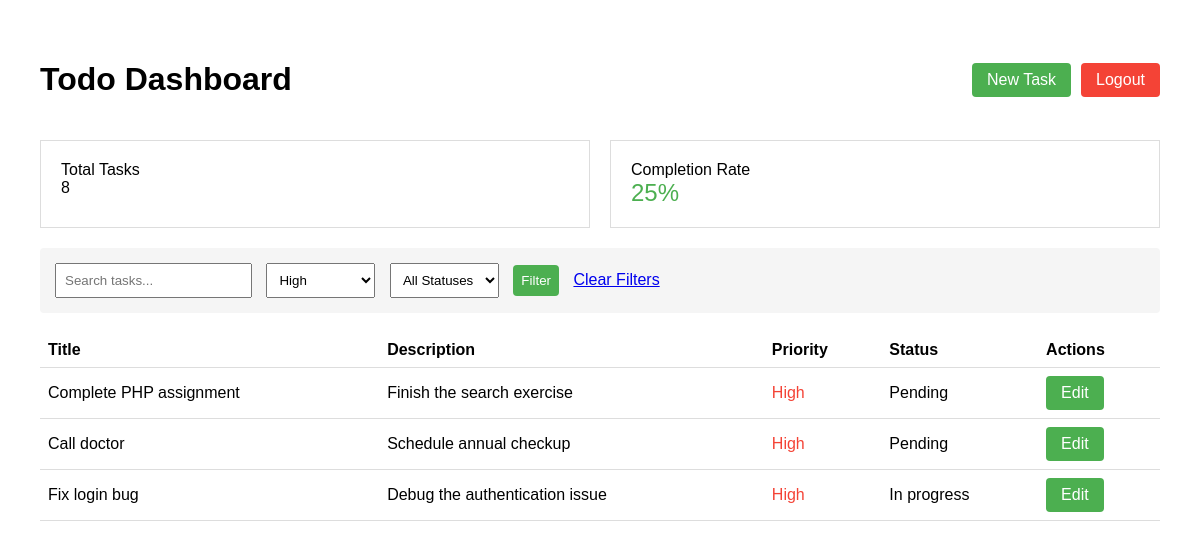
The app's page /final-todo-app/dashboard.php?priority=high (signed in) with its own data.
### tables this page shows
CREATE TABLE tasks (
    id INT AUTO_INCREMENT PRIMARY KEY,
    user_id INT NOT NULL,
    title VARCHAR(100) NOT NULL,
    description TEXT,
    priority ENUM('low', 'medium', 'high') DEFAULT 'medium',
    status ENUM('pending', 'in_progress', 'completed') DEFAULT 'pending',
    completed_at TIMESTAMP NULL,
    created_at TIMESTAMP DEFAULT CURRENT_TIMESTAMP,
    FOREIGN KEY (user_id) REFERENCES users(id)
);

### final-todo-app/dashboard.php (the view, shortened to what this page needs)
<?php
require_once "../config.php";
$search = isset($_GET['search']) ? trim($_GET['search']) : '';
$priority = isset($_GET['priority']) ? $_GET['priority'] : '';
$status = isset($_GET['status']) ? $_GET['status'] : '';
$totalQuery = "SELECT COUNT(*) as total FROM tasks WHERE user_id = ?";
$statement = $connection->prepare($totalQuery);
$statement->execute([$_SESSION['id']]);
$totalResult = $statement->fetch(PDO::FETCH_ASSOC);
$totalTasks = $totalResult['total'];
$completedQuery = "SELECT COUNT(*) as completed FROM tasks WHERE user_id = ? AND status = 'completed'";
$statement = $connection->prepare($completedQuery);
$statement->execute([$_SESSION['id']]);
$completedResult = $statement->fetch(PDO::FETCH_ASSOC);
$completionRate = $totalTasks > 0 ? round(($completedResult['completed'] / $totalTasks) * 100) : 0;
$sql = "SELECT * FROM tasks WHERE user_id = ?";
$params = [$_SESSION['id']];
if ($priority) {
    $sql .= " AND priority = ?";
    $params[] = $priority;
}
$sql .= " ORDER BY created_at DESC";
$statement = $connection->prepare($sql);
$statement->execute($params);
$tasks = $statement->fetchAll(PDO::FETCH_ASSOC);
?>
<!DOCTYPE html>
<html lang="en">
<head>
</head>
<body>
    <div class="header">
        <h1>Todo Dashboard</h1>
        <div class="actions">
            <a href="task_form.php" class="btn btn-primary">New Task</a>
            <a href="logout.php" class="btn btn-logout">Logout</a>
        </div>
    </div>
    <div class="grid-container">
        <div class="report-card">
            <div class="report-title">Total Tasks</div>
            <div><?php echo $totalTasks; ?></div>
        </div>
        <div class="report-card">
            <div class="report-title">Completion Rate</div>
            <div class="completion-rate"><?php echo $completionRate; ?>%</div>
        </div>
    </div>
    <section class="filters">
        <form method="get">
            <input type="text" name="search" placeholder="Search tasks..."
                   value="<?php echo htmlspecialchars($search); ?>">
            <select name="priority">
                <option value="high" <?php echo $priority === 'high' ? 'selected' : ''; ?>>High</option>
            </select>
            <select name="status">
                <option value="">All Statuses</option>
            </select>
            <input type="submit" value="Filter" class="btn btn-primary">
            <?php if($search || $priority || $status): ?>
                <a href="dashboard.php">Clear Filters</a>
            <?php endif; ?>
        </form>
    </section>
    <table>
        <thead>
            <tr>
                <th>Title</th>
                <th>Description</th>
                <th>Priority</th>
                <th>Status</th>
                <th>Actions</th>
            </tr>
        </thead>
        <tbody>
            <?php foreach($tasks as $task): ?>
            <tr>
                <td><?php echo htmlspecialchars($task['title']); ?></td>
                <td><?php echo htmlspecialchars($task['description']); ?></td>
                <td class="priority-<?php echo $task['priority']; ?>">
                    <?php echo ucfirst($task['priority']); ?>
                </td>
                <td><?php echo ucfirst(str_replace('_', ' ', $task['status'])); ?></td>
                <td class="actions">
                    <a href="task_form.php?id=<?php echo $task['id']; ?>"
                       class="btn btn-primary">Edit</a>
                </td>
            </tr>
            <?php endforeach; ?>
        </tbody>
    </table>
</body>
</html>

### final-todo-app/dashboard.php (style rules this page uses)
body { font-family: Arial; margin: 40px; }
.header { display: flex; justify-content: space-between; align-items: center; margin-bottom: 20px; }
.grid-container { display: grid; grid-template-columns: repeat(2, 1fr); gap: 20px; margin-bottom: 20px; }
.report-card { border: 1px solid #ddd; padding: 20px; background: white; }
.completion-rate { font-size: 24px; color: #4CAF50; }
.filters { margin-bottom: 20px; padding: 15px; background: #f5f5f5; border-radius: 4px; }
.filters input, .filters select { padding: 8px; margin-right: 10px; }
table { width: 100%; border-collapse: collapse; }
th, td { padding: 8px; text-align: left; border-bottom: 1px solid #ddd; }
.priority-high { color: #f44336; }
.actions { display: flex; gap: 10px; }
.btn { padding: 8px 15px; border: none; border-radius: 4px; cursor: pointer; text-decoration: none; display: inline-block; }
.btn-primary { background: #4CAF50; color: white; }
.btn-logout { background: #f44336; color: white; }

### records on screen
tasks: title "Complete PHP assignment", description "Finish the search exercise", priority "High", status "Pending"
tasks: title "Call doctor", description "Schedule annual checkup", priority "High", status "Pending"
tasks: title "Fix login bug", description "Debug the authentication issue", priority "High", status "In progress"

### other values on screen
$totalTasks "8"
$completionRate "25"
